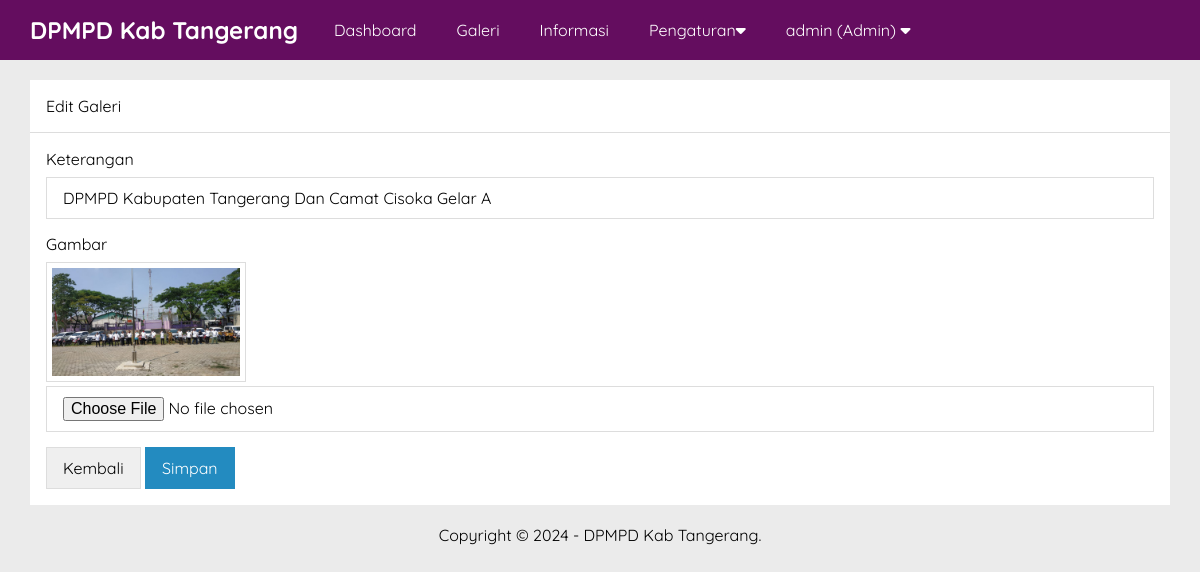
Page /admin/edit-galeri.php?id=3 (signed in) on the committed database.
### tables this page shows
CREATE TABLE `pengaturan` (
  `id` int(11) NOT NULL,
  `nama` varchar(50) NOT NULL,
  `email` varchar(50) NOT NULL,
  `telepon` varchar(20) NOT NULL,
  `alamat` text NOT NULL,
  `logo` varchar(50) NOT NULL,
  `favicon` varchar(50) NOT NULL,
  `tentang_sekolah` text NOT NULL,
  `foto_sekolah` varchar(50) NOT NULL,
  `google_maps` text NOT NULL,
  `nama_kepsek` varchar(50) NOT NULL,
  `foto_kepsek` varchar(50) NOT NULL,
  `sambutan_kepsek` text NOT NULL,
  `created_at` timestamp NOT NULL DEFAULT current_timestamp(),
  `updated_at` datetime DEFAULT NULL
);

CREATE TABLE `galeri` (
  `id` int(11) NOT NULL,
  `foto` varchar(50) NOT NULL,
  `keterangan` varchar(50) NOT NULL,
  `created_at` timestamp NOT NULL DEFAULT current_timestamp(),
  `updated_at` datetime DEFAULT NULL
);

### admin/edit-galeri.php (the view, shortened to what this page needs)
<?php include 'header.php' ?>
<?php
    $galeri = mysqli_query($conn,"SELECT * FROM galeri WHERE id = '".$_GET['id']."' ");
         $p = mysqli_fetch_object($galeri);
?>
            <div class="content">
                <div class="container">
                    <div class="box">
                        <div class="box-header">
                          Edit Galeri
                        </div>
                        <div class="box-body">
                        <form action ="" method="POST" enctype="multipart/form-data">
                            <div class="form-group">
                                <label>Keterangan</label>
                                <input type="text" name="keterangan" placeholder="Keterangan" value="<?= $p->keterangan ?>" class="input-control" required>
                            </div>
                            <div class="form-group">
                                <label>Gambar</label>
                                <img src="../uploads/galeri/<?= $p->foto ?>" width="200px" class="image">
                                <input type="file" name="gambar" class="input-control" >
                            </div>
                            <button type="button" class="btn" onclick="window.location = 'galeri.php'">Kembali</button>
                            <input type="submit" name="submit" value="Simpan" class="btn btn-blue">
                            </form>
                    </div>
                </div>
            </div>
 <?php include 'footer.php' ?>

### admin/header.php (shortened to what this page needs)
<?php
include '../koneksi.php';
$identitas = mysqli_query($conn, "SELECT * FROM pengaturan ORDER BY id DESC LIMIT 1");
$d = mysqli_fetch_object($identitas);
?>
<!DOCTYPE html>
<html>
<head>
    <link rel="stylesheet" type="text/css" href="../assets/css/style.css">
    <link rel="stylesheet" href="https://cdnjs.cloudflare.com/ajax/libs/font-awesome/6.1.1/css/all.min.css" />
</head>
<body class="bg-light">
    <div class="navbar">
        <div class="container">
            <h2 class="nav-brand float-left"><a href="index.php"><?= $d->nama ?></a></h2>
            <ul class="nav-menu float-left">
                <li><a href="index.php">Dashboard</a></li>
                <?php if ($_SESSION['ulevel'] == 'Super Admin') { ?>
                    <li><a href="pengguna.php">Pengguna</a></li>
                <?php } elseif ($_SESSION['ulevel'] == 'Admin') { ?>
                    <li><a href="galeri.php">Galeri</a></li>
                    <li><a href="informasi.php">Informasi</a></li>
                    <li>
                        <a href="#">Pengaturan<i class="fa fa-caret-down"></i></a>
                    </li>
                <?php } ?>
                <li>
                    <a href="#"> <?= $_SESSION['uname'] ?> (<?= $_SESSION['ulevel'] ?>) <i class="fa fa-caret-down"></i></a>
                </li>
            </ul>
        </div class="clearfix">
    </div>

### admin/footer.php
            <div class="footer">
                <div class="container text-center">
                Copyright &copy; 2024 - <?= $d->nama ?>.
            </div>
            </div>
    </body>
</html>

### assets/css/style.css (style rules this page uses)
* { margin:0; padding:0; font-family: 'Quicksand', sans-serif; box-sizing: border-box; }
a { text-decoration: none; }
.float-left { float: left; }
.container { width: 1140px; margin:0 auto; }
.container::after { content: ""; display: block; clear: both; }
.bg-light { background-color: #ebebeb;; }
.box { background-color: #ffF; }
.box-header { padding: 16px; border-bottom: 1px solid #ddd; background-color: #fff; }
.box-body { padding: 16px; background-color: #fff; }
.form-group { margin-bottom:15px; }
.form-group label { display: block; margin-bottom: 8px; }
.form-group .input-control { padding:10px 16px; width: 100%; font-size: 16px; border:1px solid #ddd; }
.btn { border:1px solid #ddd; padding: 10px 16px; font-size: 16px; }
.btn-blue { background-color: #238BC0; color: #fff; border: 1px solid #238BC0; }
.text-center { text-align: center !important; }
.navbar { height: 60px; width: 100%; background-color:#640D5F; position: fixed; top: 0; z-index: 1000; }
.navbar a { color: #fff ; }
.nav-brand { display: inline-block; padding: 15px 0; margin-right: 16px; }
.nav-menu { display: flex; list-style: none; }
.nav-menu li a { padding: 20px; display: inline-block; }
.content { padding: 80px 0 30px 0; }
.footer { padding: 20px 0; }
.image { border: 1px solid #ddd; padding: 5px; }

### rows in the picture
pengaturan: nama "DPMPD Kab Tangerang"
galeri: keterangan "DPMPD Kabupaten Tangerang Dan Camat Cisoka Gelar A", foto (picture)

### other values in the picture
$_SESSION['uname'] "admin"
$_SESSION['ulevel'] "Admin"
